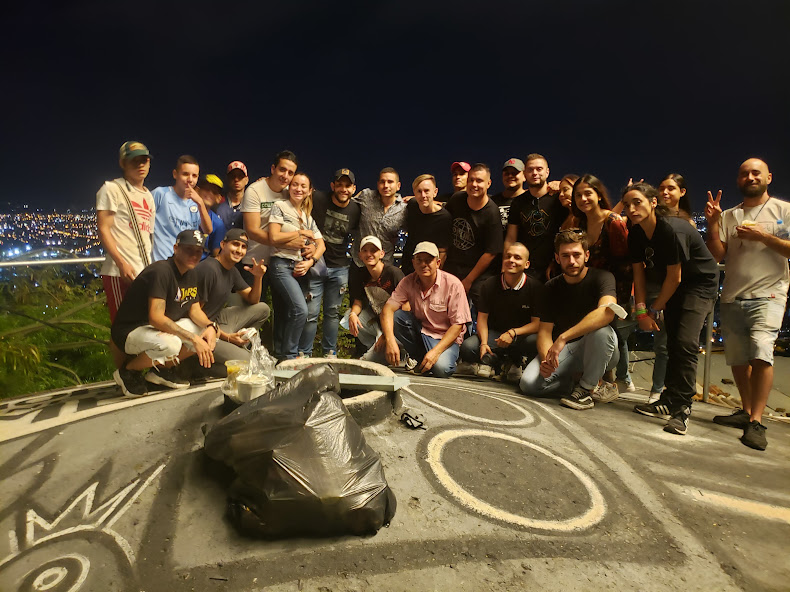
#> input picture tmp/luzsociedad-evidence/Fotos Siloé - APLICACIÓN CONSEJERÍA JUVENIL_media/image10.jpeg, 790 x 592 px; its folder holds 2 pictures in this run
$ python make_contact_sheet.py 'Fotos Siloé - APLICACIÓN CONSEJERÍA JUVENIL_media' out.png
#> lines starting #> are read from the running program, lines starting #| are printed output that depends on the picture
from __future__ import annotations

import sys
from pathlib import Path

from PIL import Image, ImageDraw, ImageFont


def main() -> None:
    source = Path(sys.argv[1])
    output = Path(sys.argv[2])
    files = sorted(
        [
            file
            for file in source.iterdir()
            if file.suffix.lower() in {".jpg", ".jpeg", ".png", ".webp"}
        ]
    )
    width = 420
    label_height = 34
    columns = 2
    thumbs = []
    for file in files:
        image = Image.open(file).convert("RGB")
#> image is the input picture: PIL image 790x592 RGB; mean R, G, B 85.8, 74.2, 54.4
        ratio = width / image.width
#> ratio = 0.532
        image = image.resize((width, round(image.height * ratio)), Image.Resampling.LANCZOS)
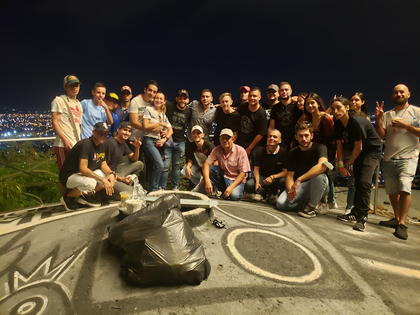
#> image: PIL image 420x315 RGB; mean R, G, B 85.8, 74.2, 54.4
        thumbs.append((file.name, image))

    cell_height = max(image.height for _, image in thumbs) + label_height
#> cell_height = 349
    rows = (len(thumbs) + columns - 1) // columns
#> rows = 1
    canvas = Image.new("RGB", (width * columns, cell_height * rows), "white")
#> canvas: PIL image 840x349 RGB; every value is 255
    draw = ImageDraw.Draw(canvas)
    font = ImageFont.load_default()
    for index, (name, image) in enumerate(thumbs):
        x = (index % columns) * width
        y = (index // columns) * cell_height
        canvas.paste(image, (x, y))
        draw.text((x + 10, y + image.height + 9), name, fill="black", font=font)
#> this loop made 2 passes
#> (name, x, y) on passes 1 to 2: ('image10.jpeg', 0, 0), ('image11.jpeg', 420, 0)
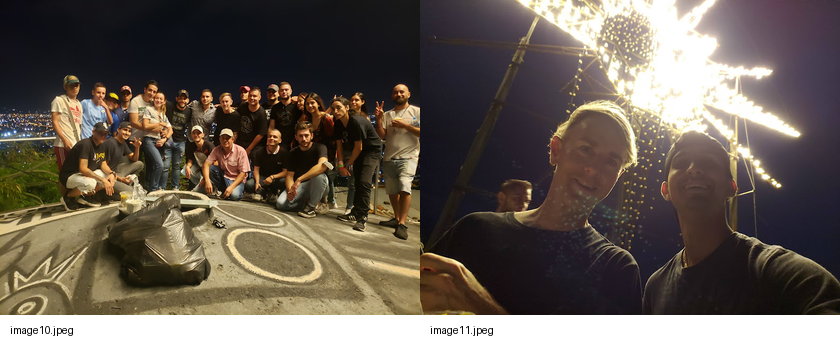
#> canvas: PIL image 840x349 RGB; mean R, G, B 104.6, 94.7, 85.2
    canvas.save(output, quality=90)


if __name__ == "__main__":
    main()
